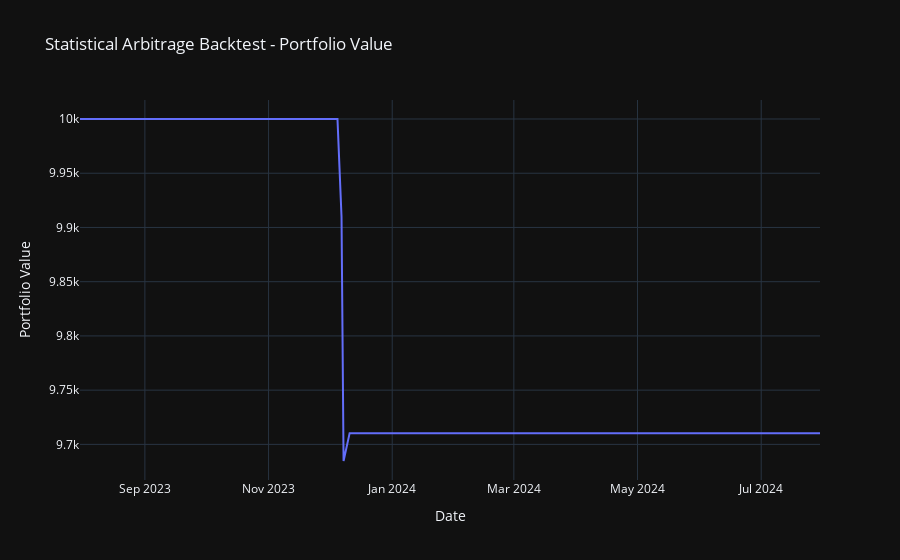
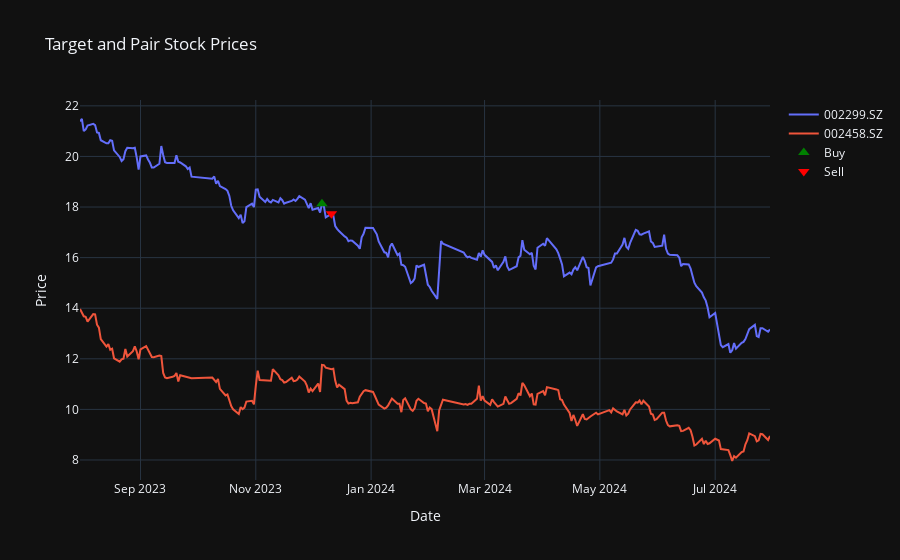
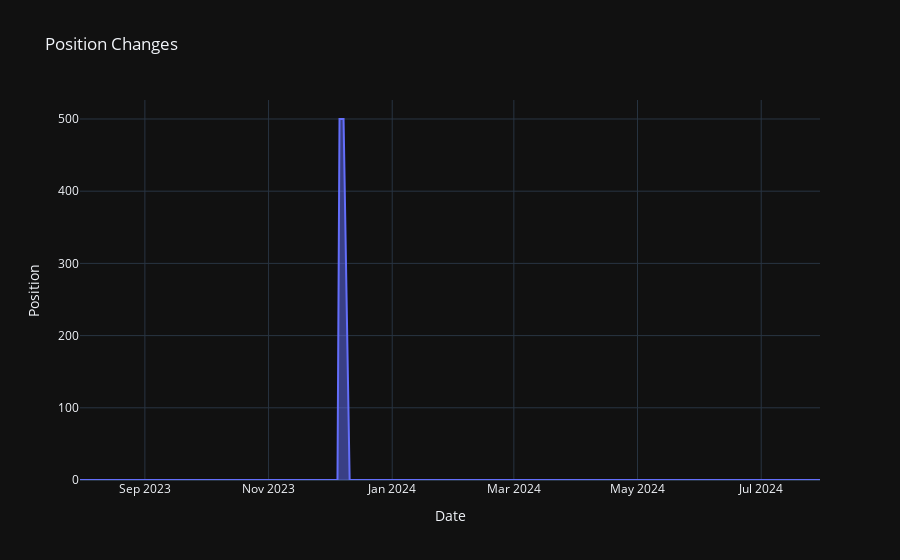
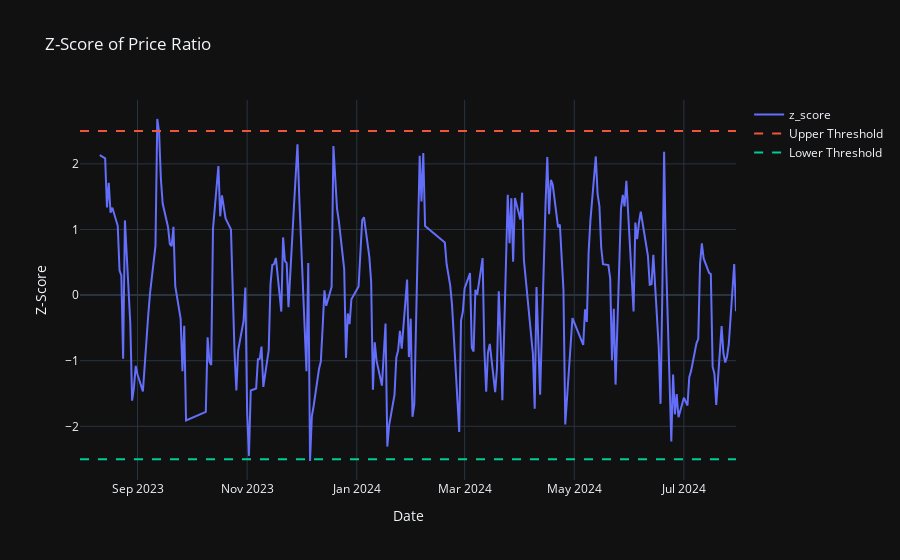

The notebook cell these images were saved under, in order:
### Code cell
# 从Excel文件读取数据
df = pd.read_excel('Stocks.xlsx', sheet_name='Target-Pair')
df = df.astype(str)

# 转换为字典
stock_pairs = {row['Stock Symbol']: row['Potential Pair'].replace("'","").split(', ') for _, row in df.iterrows()}

for target_stock, potential_pairs in stock_pairs.items():
    print(f"Processing {target_stock}...")
    # 获取目标股票和潜在配对股票的数据
    all_stocks = [target_stock] + potential_pairs
    stock_data = get_stock_data(all_stocks, start_date, end_date)
    # 数据清洗，去除缺失值
    stock_data = stock_data.dropna()
    cointegration_threshold = 0.05
    pair_stock = pair_selection(stock_data, target_stock, cointegration_threshold)
    while len(pair_stock) == 0 and cointegration_threshold <= 0.5:
        cointegration_threshold += 0.05
        pair_stock = pair_selection(stock_data, target_stock, cointegration_threshold)
    if pair_stock == []:
        print(f"Cannot Find Pair Stock For {target_stock}!")
        continue
    
    print(f"Cointegration Threshold Used: {cointegration_threshold}")    
    window, threshold = find_best_params(stock_data, target_stock, pair_stock, initial_capital, transaction_cost, stop_loss, take_profit, max_position)
    buy_signal, sell_signal, close_signal = generate_trading_signals(stock_data[target_stock], stock_data[pair_stock], window, threshold)
    # 回测策略并获取结果
    portfolio_values, positions, buy_dates, sell_dates = backtest(stock_data[target_stock], buy_signal, sell_signal, close_signal, initial_capital, transaction_cost, stop_loss, take_profit, max_position)
    # 可视化
    visualization(stock_data, target_stock, pair_stock, buy_dates, sell_dates, portfolio_values, positions, window, threshold)

### Figure 1 — Plotly figure (JSON) as saved in the notebook; plotly's stock layout.template omitted (floating-point values rounded to 4 significant figures; data arrays with more than 128 entries replaced by an {"elided": "..."} marker saying what was removed)
{"data": [{"mode": "lines", "name": "Portfolio Value", "type": "scatter", "x": {"elided": "243 str values"}, "y": {"elided": "243 float values"}}], "layout": {"title": {"text": "Statistical Arbitrage Backtest - Portfolio Value"}, "xaxis": {"title": {"text": "Date"}}, "yaxis": {"title": {"text": "Portfolio Value"}}}}

### Figure 2 — Plotly figure (JSON) as saved in the notebook; plotly's stock layout.template omitted (floating-point values rounded to 4 significant figures; data arrays with more than 128 entries replaced by an {"elided": "..."} marker saying what was removed)
{"data": [{"mode": "lines", "name": "002299.SZ", "type": "scatter", "x": {"elided": "243 str values"}, "y": {"elided": "243 float values"}}, {"mode": "lines", "name": "002458.SZ", "type": "scatter", "x": {"elided": "243 str values"}, "y": {"elided": "243 float values"}}, {"marker": {"color": "green", "size": 10, "symbol": "triangle-up"}, "mode": "markers", "name": "Buy", "type": "scatter", "x": ["2023-12-06T00:00:00"], "y": [18.13]}, {"marker": {"color": "red", "size": 10, "symbol": "triangle-down"}, "mode": "markers", "name": "Sell", "type": "scatter", "x": ["2023-12-11T00:00:00"], "y": [17.73]}], "layout": {"title": {"text": "Target and Pair Stock Prices"}, "xaxis": {"title": {"text": "Date"}}, "yaxis": {"title": {"text": "Price"}}}}

### Figure 3 — Plotly figure (JSON) as saved in the notebook; plotly's stock layout.template omitted (floating-point values rounded to 4 significant figures; data arrays with more than 128 entries replaced by an {"elided": "..."} marker saying what was removed)
{"data": [{"fillpattern": {"shape": ""}, "hovertemplate": "Date=%{x}<br>Position=%{y}<extra></extra>", "legendgroup": "", "line": {"color": "#636efa"}, "marker": {"symbol": "circle"}, "mode": "lines", "name": "", "orientation": "v", "showlegend": false, "stackgroup": "1", "type": "scatter", "x": {"elided": "243 str values"}, "xaxis": "x", "y": {"elided": "243 int values"}, "yaxis": "y"}], "layout": {"legend": {"tracegroupgap": 0}, "title": {"text": "Position Changes"}, "xaxis": {"anchor": "y", "domain": [0, 1], "title": {"text": "Date"}}, "yaxis": {"anchor": "x", "domain": [0, 1], "title": {"text": "Position"}}}}

### Figure 4 — Plotly figure (JSON) as saved in the notebook; plotly's stock layout.template omitted (floating-point values rounded to 4 significant figures; data arrays with more than 128 entries replaced by an {"elided": "..."} marker saying what was removed)
{"data": [{"mode": "lines", "name": "z_score", "type": "scatter", "x": {"elided": "243 str values"}, "y": {"elided": "243 float values"}}, {"line": {"dash": "dash"}, "mode": "lines", "name": "Upper Threshold", "type": "scatter", "x": {"elided": "243 str values"}, "y": {"elided": "243 float values"}}, {"line": {"dash": "dash"}, "mode": "lines", "name": "Lower Threshold", "type": "scatter", "x": {"elided": "243 str values"}, "y": {"elided": "243 float values"}}], "layout": {"title": {"text": "Z-Score of Price Ratio"}, "xaxis": {"title": {"text": "Date"}}, "yaxis": {"title": {"text": "Z-Score"}}}}
